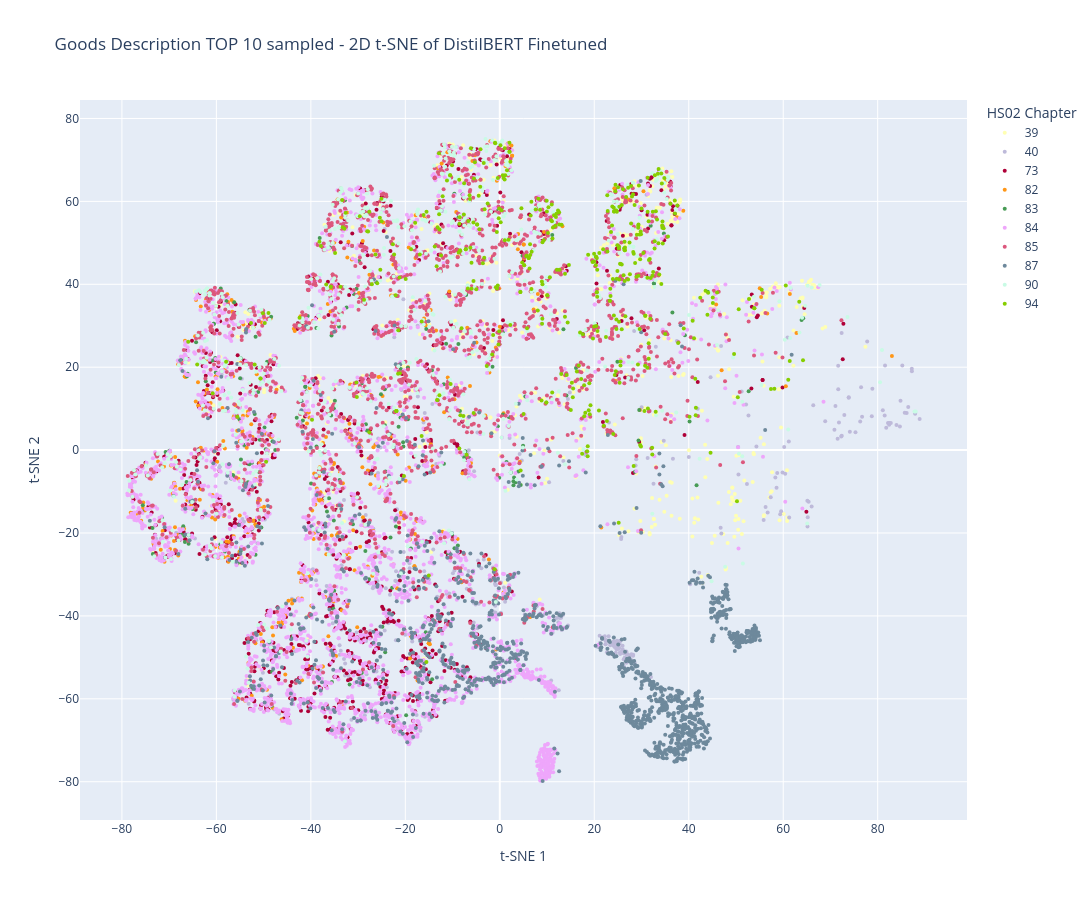

Notebook source saved alongside this figure:
### Code cell
fig_tsne_2d.show()

### Figure 1 — Plotly figure (JSON) as saved in the notebook; plotly's stock layout.template omitted (floating-point values rounded to 4 significant figures; data arrays with more than 128 entries replaced by an {"elided": "..."} marker saying what was removed)
{"data": [{"hoverinfo": "text", "hovertext": {"elided": "619 str values"}, "marker": {"color": "rgb(255,255,179)", "size": 4}, "mode": "markers", "name": "39", "type": "scatter", "x": {"elided": "619 float values"}, "y": {"elided": "619 float values"}}, {"hoverinfo": "text", "hovertext": {"elided": "431 str values"}, "marker": {"color": "rgb(190,186,218)", "size": 4}, "mode": "markers", "name": "40", "type": "scatter", "x": {"elided": "431 float values"}, "y": {"elided": "431 float values"}}, {"hoverinfo": "text", "hovertext": {"elided": "796 str values"}, "marker": {"color": "#AF0038", "size": 4}, "mode": "markers", "name": "73", "type": "scatter", "x": {"elided": "796 float values"}, "y": {"elided": "796 float values"}}, {"hoverinfo": "text", "hovertext": {"elided": "419 str values"}, "marker": {"color": "#FF9616", "size": 4}, "mode": "markers", "name": "82", "type": "scatter", "x": {"elided": "419 float values"}, "y": {"elided": "419 float values"}}, {"hoverinfo": "text", "hovertext": {"elided": "209 str values"}, "marker": {"color": "#479B55", "size": 4}, "mode": "markers", "name": "83", "type": "scatter", "x": {"elided": "209 float values"}, "y": {"elided": "209 float values"}}, {"hoverinfo": "text", "hovertext": {"elided": "2810 str values"}, "marker": {"color": "#EEA6FB", "size": 4}, "mode": "markers", "name": "84", "type": "scatter", "x": {"elided": "2810 float values"}, "y": {"elided": "2810 float values"}}, {"hoverinfo": "text", "hovertext": {"elided": "1639 str values"}, "marker": {"color": "#DC587D", "size": 4}, "mode": "markers", "name": "85", "type": "scatter", "x": {"elided": "1639 float values"}, "y": {"elided": "1639 float values"}}, {"hoverinfo": "text", "hovertext": {"elided": "1407 str values"}, "marker": {"color": "#6E899C", "size": 4}, "mode": "markers", "name": "87", "type": "scatter", "x": {"elided": "1407 float values"}, "y": {"elided": "1407 float values"}}, {"hoverinfo": "text", "hovertext": {"elided": "598 str values"}, "marker": {"color": "#C9FBE5", "size": 4}, "mode": "markers", "name": "90", "type": "scatter", "x": {"elided": "598 float values"}, "y": {"elided": "598 float values"}}, {"hoverinfo": "text", "hovertext": {"elided": "414 str values"}, "marker": {"color": "#86CE00", "size": 4}, "mode": "markers", "name": "94", "type": "scatter", "x": {"elided": "414 float values"}, "y": {"elided": "414 float values"}}], "layout": {"height": 900, "legend": {"title": {"text": "HS02 Chapter"}}, "title": {"text": "Goods Description TOP 10 sampled - 2D t-SNE of DistilBERT Finetuned"}, "width": 1200, "xaxis": {"title": {"text": "t-SNE 1"}}, "yaxis": {"title": {"text": "t-SNE 2"}}}}
